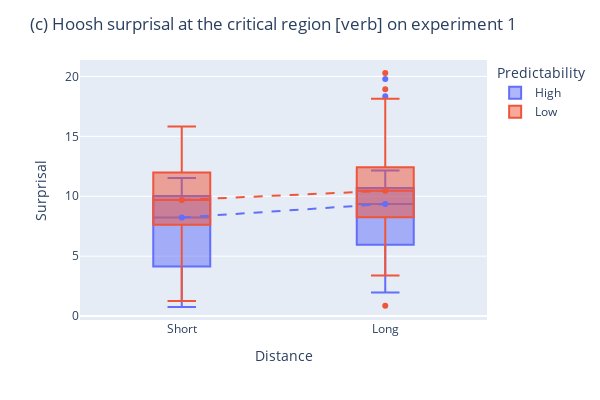

Write notebook code for a chart like this one.
### Code cell
df_ex1_hoosh = surprisal_df_from_sentences(ex1_clean_path, surprisal.Hoosh)
get_surprisal_comparison_boxplot(df_ex1_hoosh, title="(c) Hoosh surprisal at the critical region [verb] on experiment 1")

### Figure 1 — Plotly figure (JSON) as saved in the notebook; plotly's stock layout.template omitted (floating-point values rounded to 4 significant figures)
{"data": [{"alignmentgroup": "True", "hovertemplate": "Predictability=High<br>Distance=%{x}<br>Surprisal=%{y}<extra></extra>", "legendgroup": "High", "marker": {"color": "#636efa"}, "name": "High", "notched": false, "offsetgroup": "High", "orientation": "v", "showlegend": true, "type": "box", "x": ["Short", "Long", "Short", "Long", "Short", "Long", "Short", "Long", "Short", "Long", "Short", "Long", "Short", "Long", "Short", "Long", "Short", "Long", "Short", "Long", "Short", "Long", "Short", "Long", "Short", "Long", "Short", "Long", "Short", "Long", "Short", "Long", "Short", "Long", "Short", "Long", "Short", "Long", "Short", "Long", "Short", "Long", "Short", "Long", "Short", "Long", "Short", "Long", "Short", "Long", "Short", "Long", "Short", "Long", "Short", "Long", "Short", "Long", "Short", "Long", "Short", "Long", "Short", "Long"], "x0": " ", "xaxis": "x", "y": [10.33, 11.38, 10.09, 12.15, 4.008, 4.318, 11.33, 11.07, 5.159, 10.27, 11.08, 18.35, 8.486, 8.184, 7.62, 6.883, 4.684, 5.021, 9.935, 10.25, 9.547, 9.528, 9.947, 11.18, 4.186, 5.378, 1.485, 3.911, 3.665, 9.807, 9.601, 8.625, 9.662, 19.79, 5.841, 5.895, 8.631, 7.445, 6.087, 6.81, 4.084, 9.316, 1.268, 2.104, 0.7562, 4.551, 11.09, 11.66, 2.92, 6.014, 11.52, 11.54, 10.2, 10.21, 4.636, 8.032, 8.778, 10.3, 10.56, 9.484, 1.842, 1.974, 7.969, 9.39], "y0": " ", "yaxis": "y"}, {"alignmentgroup": "True", "hovertemplate": "Probability=Low<br>Distance=%{x}<br>Surprisal=%{y}<extra></extra>", "legendgroup": "Low", "marker": {"color": "#EF553B"}, "name": "Low", "notched": false, "offsetgroup": "Low", "orientation": "v", "showlegend": true, "type": "box", "x": ["Short", "Long", "Short", "Long", "Short", "Long", "Short", "Long", "Short", "Long", "Short", "Long", "Short", "Long", "Short", "Long", "Short", "Long", "Short", "Long", "Short", "Long", "Short", "Long", "Short", "Long", "Short", "Long", "Short", "Long", "Short", "Long", "Short", "Long", "Short", "Long", "Short", "Long", "Short", "Long", "Short", "Long", "Short", "Long", "Short", "Long", "Short", "Long", "Short", "Long", "Short", "Long", "Short", "Long", "Short", "Long", "Short", "Long", "Short", "Long", "Short", "Long", "Short", "Long"], "x0": " ", "xaxis": "x", "y": [10.2, 10.87, 7.158, 3.68, 4.679, 4.45, 10.12, 10.36, 4.397, 10.56, 12.19, 18.15, 9.893, 8.348, 9.135, 8.149, 14.13, 13.35, 8.418, 9.298, 10.26, 12.01, 9.497, 11.59, 9.11, 12.16, 2.7, 4.172, 3.956, 3.957, 14.35, 14.6, 15.54, 20.29, 11.37, 9.058, 11.79, 16.1, 13.36, 12.02, 15.83, 15.07, 2.096, 3.387, 2.533, 11.4, 1.249, 0.8709, 10.79, 10.09, 9.429, 9.401, 14.31, 12.68, 8.808, 10.16, 8.445, 18.92, 12.92, 11.9, 8.093, 7.226, 10.88, 9.404], "y0": " ", "yaxis": "y"}, {"hovertemplate": "x=%{x}<br>y=%{y}<extra></extra>", "legendgroup": "", "line": {"dash": "dash"}, "marker": {"color": "#636EFA", "symbol": "circle"}, "mode": "lines+markers", "name": "", "orientation": "v", "showlegend": false, "type": "scatter", "x": ["Short", "Long"], "xaxis": "x", "y": [8.228, 9.353], "yaxis": "y"}, {"hovertemplate": "x=%{x}<br>y=%{y}<extra></extra>", "legendgroup": "", "line": {"dash": "dash"}, "marker": {"color": "#EF553B", "symbol": "circle"}, "mode": "lines+markers", "name": "", "orientation": "v", "showlegend": false, "type": "scatter", "x": ["Short", "Long"], "xaxis": "x", "y": [9.695, 10.46], "yaxis": "y"}], "layout": {"boxgap": 0.6, "boxmode": "overlay", "height": 400, "legend": {"title": {"text": "Predictability"}, "tracegroupgap": 0}, "margin": {"t": 60}, "title": {"text": "(c) Hoosh surprisal at the critical region [verb] on experiment 1"}, "width": 600, "xaxis": {"anchor": "y", "domain": [0, 1], "title": {"text": "Distance"}}, "yaxis": {"anchor": "x", "domain": [0, 1], "title": {"text": "Surprisal"}}}}
